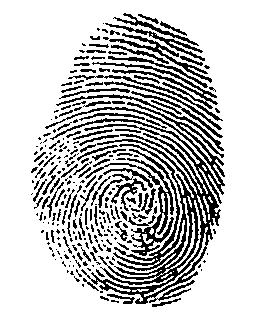
#> input picture img/digital***.jpg, 256 x 320 px, found by its file name; its folder holds only this picture in this run
$ python orienta.py 'img/digital***.jpg' 'img/digital**.jpg'   (older library calls are emulated)
#> lines starting #> are read from the running program, lines starting #| are printed output that depends on the picture
### mylib/convolucao.py
import numpy as np
import matplotlib.pyplot as plt
import scipy.misc
import sys
import os
import math

def initMatrix(nl, nc, value):
    return [[value for ii in range(nl)] for jj in range(nc)]

def plot_point(point, angle, length):
     x, y = point
     angle -= 90

     x1  = length * np.sin(np.deg2rad(angle))
     y1  = length * np.cos(np.deg2rad(angle))
     x1 = int(x1)
     y1 = int(y1)

     plt.plot([x, x + x1], [y, y + y1], 'black')
     plt.plot([x, x - x1], [y, y - y1], 'black')

# [22 lines left out: functions angle_between, normaliza255, somaMatriz, not called in this run]

def getDxDy(t):
    dy = []
    for i in range(-int(math.floor(t/2.0)), int(math.floor(t/2.0)+1)):
        for j in range(0, t):
            dy.append(i)

    dx = []
    for i in range(0, t):
        for j in range(-int(math.floor(t/2.0)), int(math.floor(t/2.0)+1)):
            dx.append(j)

    return (dy, dx)

def convoluir(img, operator, funcValor):
    data = []
    sizey = len(img)
    sizex = len(img[0])

    for i in range(0, sizey):
        row = []
        for j in range(0, sizex):
            dy,dx = getDxDy(len(operator))
            mapa  = [[255 for ii in range(len(operator))] for jj in range(len(operator[0]))]
            t     = int(math.floor(len(operator)/2.0))

            for k in range(0, len(dx)):
                if(i+dy[k] < sizey and i+dy[k] >= 0 and j+dx[k] < sizex and j+dx[k] >= 0):
                    mapa[dy[k]+t][dx[k]+t] = img[i+dy[k]][j+dx[k]]

            valor = funcValor(mapa, operator, i, j)

            row.append(valor)
        data.append(row)
    return data

### orienta.py
import numpy as np
import scipy
import matplotlib.pyplot as plt
from mylib.convolucao import *
from scipy import stats

from skimage import data
from skimage.util import img_as_float
from skimage.filters import gabor_kernel

def getSobelMapGxGy(img, operador, i, j):
    valorGw = 0

    for ii in range(0, len(img)):
        for jj in range(0, len(img[0])):
            valorGw += operador[ii][jj] * img[ii][jj]

    return valorGw

"""
__GLOBAL_VARS__
"""
mapa   = []
mapaGx = []
mapaGy = []
mapaTheta  = []
gsOperator = initMatrix(7, 7, 1)
sobelGy = [(-1, -2, -1),
           ( 0,  0,  0),
           ( 1,  2,  1)]

sobelGx = [(-1,  0,  1),
           (-2,  0,  2),
           (-1,  0,  1)]

"""
__MAIN__
"""
nomeImg = "img/" + sys.argv[2]
tipoImg = sys.argv[1]
Img     = scipy.misc.imread(nomeImg + "." + tipoImg)
#> Img is the input picture: shape (320, 256); min 0, max 255, mean 195.9
Img2    = plt.imread(nomeImg.replace('*', '') + "." + tipoImg)

mapaGy    = convoluir(Img, sobelGy, getSobelMapGxGy)
#> in convoluir, `sizey = len(img)`: sizey = 320
#> in convoluir, `sizex = len(img[0])`: sizex = 256
mapaGx    = convoluir(Img, sobelGx, getSobelMapGxGy)
mapaTheta = initMatrix(Img.shape[0], Img.shape[1], -1)

t = 8
for i in range(0, len(Img), t):
    for j in range(0, len(Img[0]), t):
        sumGsy = 0
        sumGsx = 1
        vet = []
        for ii in range(0, t):
            for jj in range(0, t):
                sumGsy += 2 * mapaGx[ii+i][jj+j] * mapaGy[ii+i][jj+j]
                sumGsx += pow(mapaGx[ii+i][jj+j], 2) - pow(mapaGy[ii+i][jj+j], 2)
                vet.append(Img[ii+i][jj+j])

        if(math.sqrt(np.var(vet)) > 30):
            phi = 0.5 * np.arctan2(sumGsy, sumGsx)
            k   = 0
            if(phi < 0 and sumGsy < 0) or (phi >= 0 and sumGsy > 0):
                k = 0.5
            elif(phi < 0 and sumGsy >= 0):
                k = 1.0
            elif(phi >= 0 and sumGsy <= 0):
                k = 0
            theta = np.rad2deg(phi + k*math.pi)

            if(theta > 0 and theta < 45):
                theta -= (theta)*2
            elif(theta > 45 and theta < 90):
                theta += (90 - theta)*2
            elif(theta > 90 and theta < 135):
                theta -= (theta - 90)*2
            elif(theta > 135 and theta < 180):
                theta += (180 - theta)*2
            elif(theta > 180 and theta < 225):
                theta -= (theta - 180)*2
            elif(theta > 225 and theta < 270):
                theta += (270 - theta)*2
            elif(theta >270 and theta < 315):
                theta -= (theta - 270)*2
            elif(theta > 315 and theta < 360):
                theta += (360 - theta)*2
            plot_point((j, i), theta, 3)
#> this loop made 40 passes
#> i on passes 2 to 13: 8, 16, 24, 32, 40, 48, 56, 64, 72, 80, 88, 96

plt.imshow(Img2, alpha = 0.5)
plt.show()
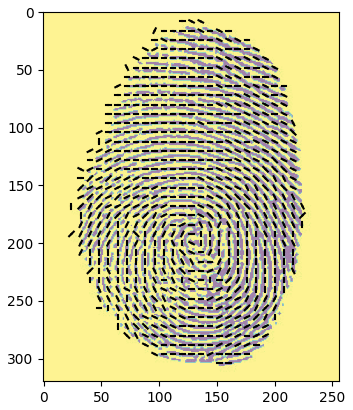
#> figure drawn by matplotlib, 1 panel
